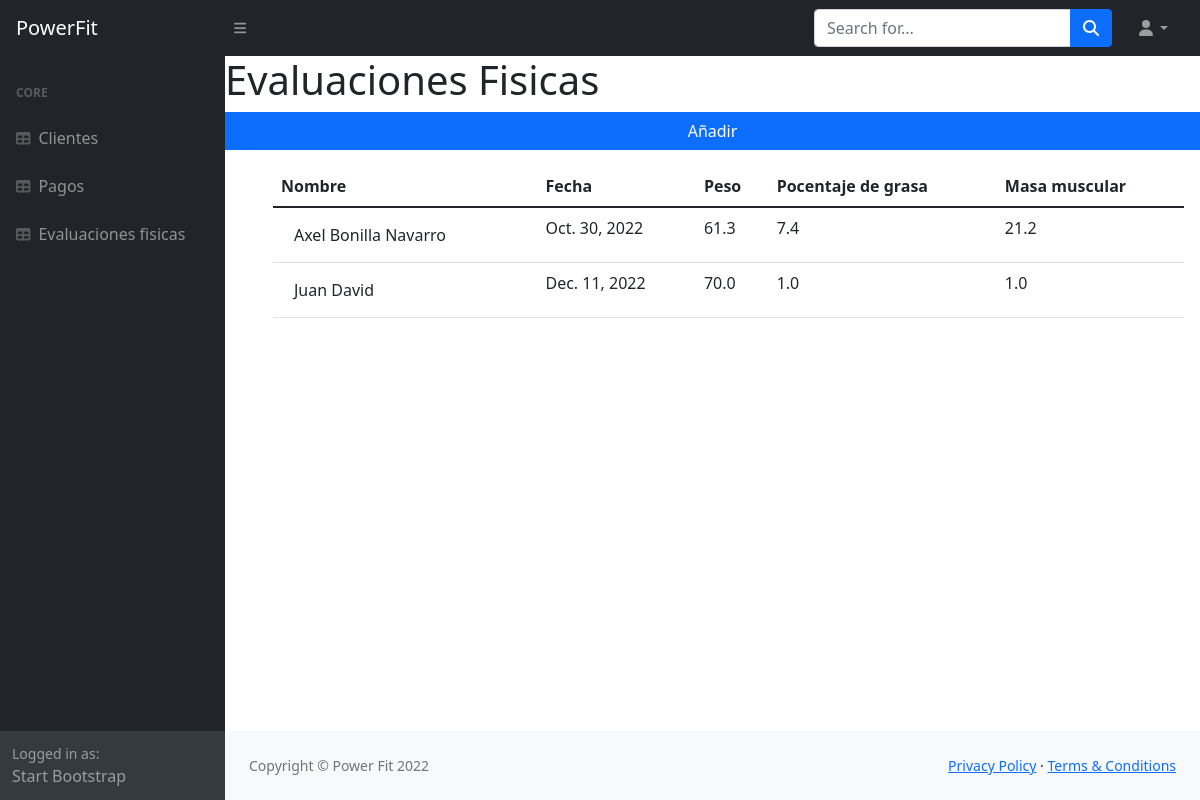
Page /evaluaciones_fisicas on the earlier database version.
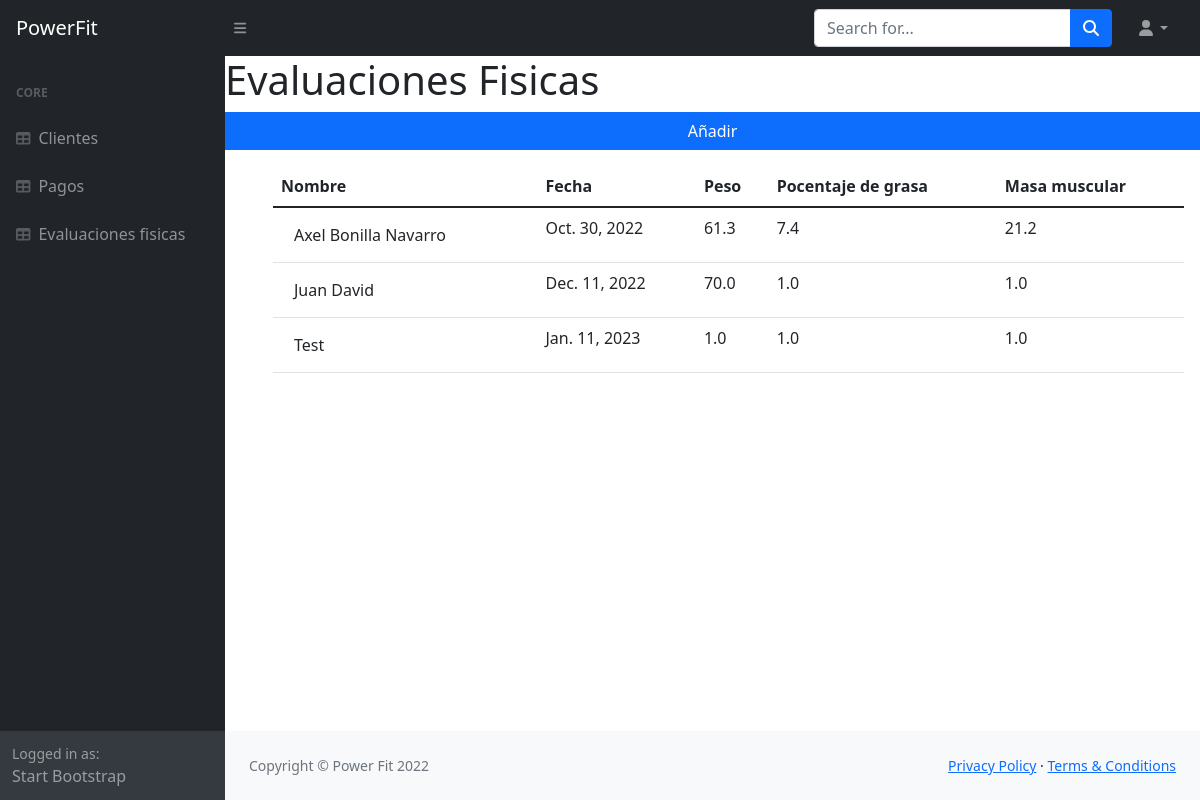
Same page on the later database version.
### HealthQuest/models.py (models this page shows, shortened)
class physical_evaluation (models.Model):
    client = models.ForeignKey(HealthQuests, on_delete=models.CASCADE, null=True, blank=True)
    date = models.DateField(default=datetime.date.today, verbose_name= 'Fecha de evaluación')
    weight = models.FloatField(verbose_name='Peso')
    body_fat = models.FloatField(verbose_name='Grasa corporal')
    muscle_mass = models.FloatField(verbose_name='Masa mucular')
    right_arm = models.FloatField(verbose_name='Brazo derecho')
    left_arm = models.FloatField(verbose_name='Brazo Izquierdo')
    chest = models.FloatField(verbose_name='Pecho')
    abdomen = models.FloatField(verbose_name='Abdomen')
    hip = models.FloatField(verbose_name='Cadera')
    right_thigh = models.FloatField(verbose_name='Muslo derecho')
    left_thigh = models.FloatField(verbose_name='Muslo izquierdo')
    right_calf = models.FloatField(verbose_name='Pantorrilla derecha')
    left_calf = models.FloatField(verbose_name='Pantorrilla izquierda')

class HealthQuests (models.Model):
    name = models.CharField(max_length=100, verbose_name= 'Nombre')
    identification = models.IntegerField(verbose_name= 'Número de cedula', blank=True, null=True, unique=True)
    Date_of_birth = models.DateField(default=datetime.date.today, verbose_name= 'Fecha de nacimiento')
    address = models.CharField(max_length=100)
    phone_number = models.IntegerField(verbose_name= 'Número telefonico')
    emergency_contact = models.CharField(max_length=100, verbose_name= 'Contacto de emergencia')
    emergency_number = models.IntegerField(verbose_name= 'Número de emergencia')
    heart_problems = models.CharField(max_length=100, default='Ninguno', verbose_name='Problemas cardiacos')
    allergies = models.CharField(max_length=100, default='Ninguno', verbose_name='Alergias')
    ailments = models.ManyToManyField(Ailments, verbose_name='Padecimientos', blank=True)
    joint_problems = models.ManyToManyField(Joint_problems, verbose_name='Problemas articulares', blank=True)
    specify = models.CharField(max_length=200, default='Ninguno', verbose_name='Especifique')
    vision_difficulties = models.CharField(max_length=100, default='Ninguno', verbose_name='Dificultades de la vista')
    operations_surgeries = models.CharField(max_length=100, default='Ninguna', verbose_name='Operaciones o cirugias')
    skin_problems = models.CharField(max_length=100, default='Ninguno', verbose_name='Problemas en la piel')
    def __str__(self):
        return self.name

### HealthQuest/views.py (the view)
# urls.py: path('evaluaciones_fisicas', physical_evaluation_list_view.as_view(), name='physical_evaluation'),
class physical_evaluation_list_view(ListView):
    model = physical_evaluation
    paginate_by = 100
    def get_context_data(self, **kwargs):
        context = super().get_context_data(**kwargs)
        context['now'] = timezone.now()
        return context

### templates/HealthQuest/physical_evaluation_list.html (shortened to what this page needs)
{% extends 'HealthQuest/index.html' %}
{% block content %}
<head>
</head>
<body>
<h1>Evaluaciones Fisicas</h1>
<div class="row">
        <a class="btn btn-primary" href="physical_evaluations.html" role="button">Añadir</a>
</div>
<ul>
<div class="card-body">
    <table class="table">
        <thead>
            <tr>
                <th>Nombre</th>
                <th>Fecha</th>
                <th>Peso</th>
                <th>Pocentaje de grasa</th>
                <th>Masa muscular</th>
            </tr>
        </thead>
        <tbody>
            {% for obj in object_list %}
                <tr>
                    <td><a href="update_pe/{{ obj.id }}" class="btn">{{ obj.client }}</a></td>
                    <td>{{ obj.date }}</td>
                    <td>{{ obj.weight }}</td>
                    <td>{{ obj.body_fat }}</td>
                    <td>{{ obj.muscle_mass }}</td>
                </tr>
            {% endfor %}
        </tbody>
    </table>
</div>
</ul>
</body>
{% endblock %}

Differences in the rows shown:
added physical_evaluation: client "Test", date "Jan. 11, 2023", weight "1.0", body_fat "1.0", muscle_mass "1.0"
